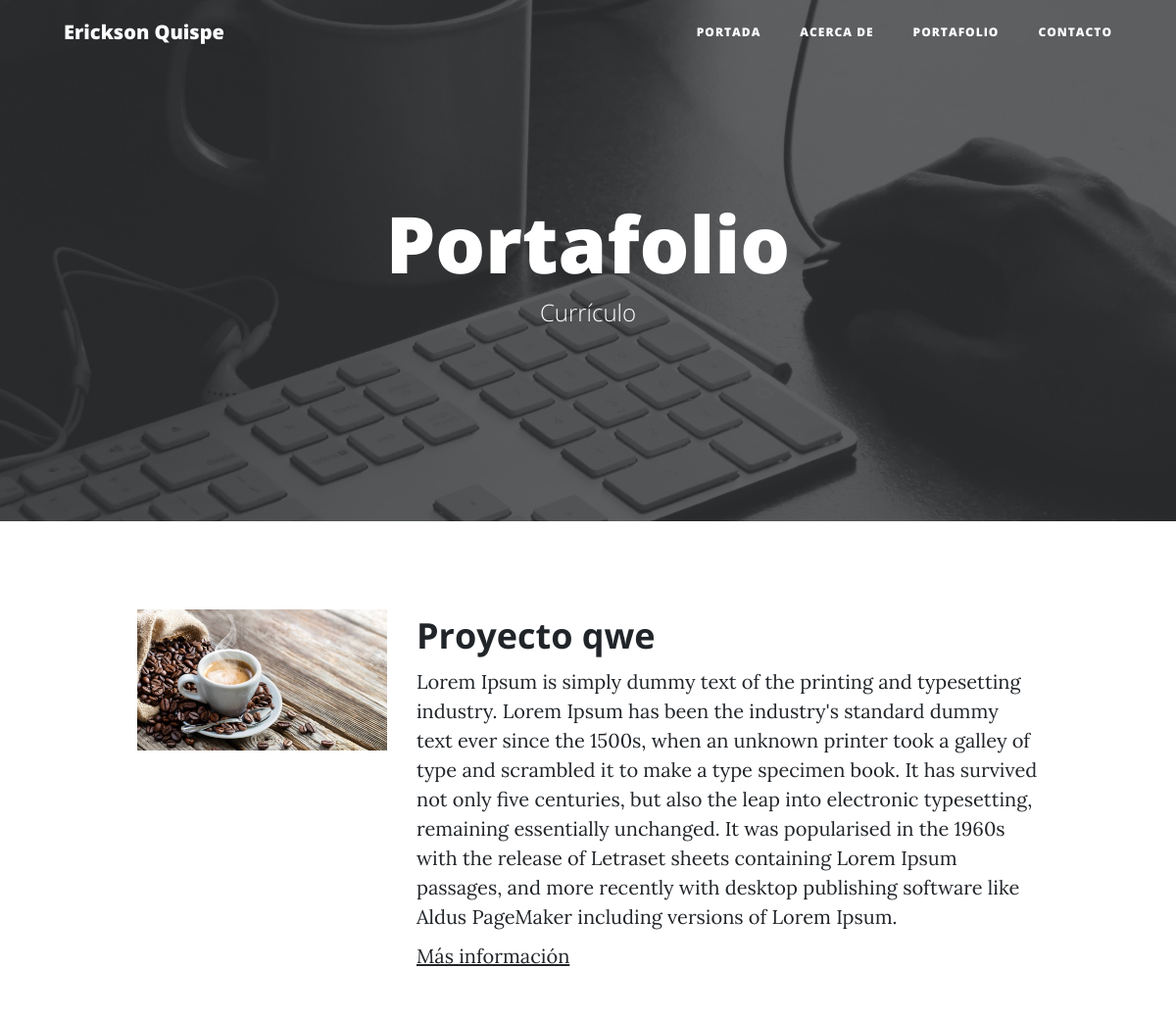
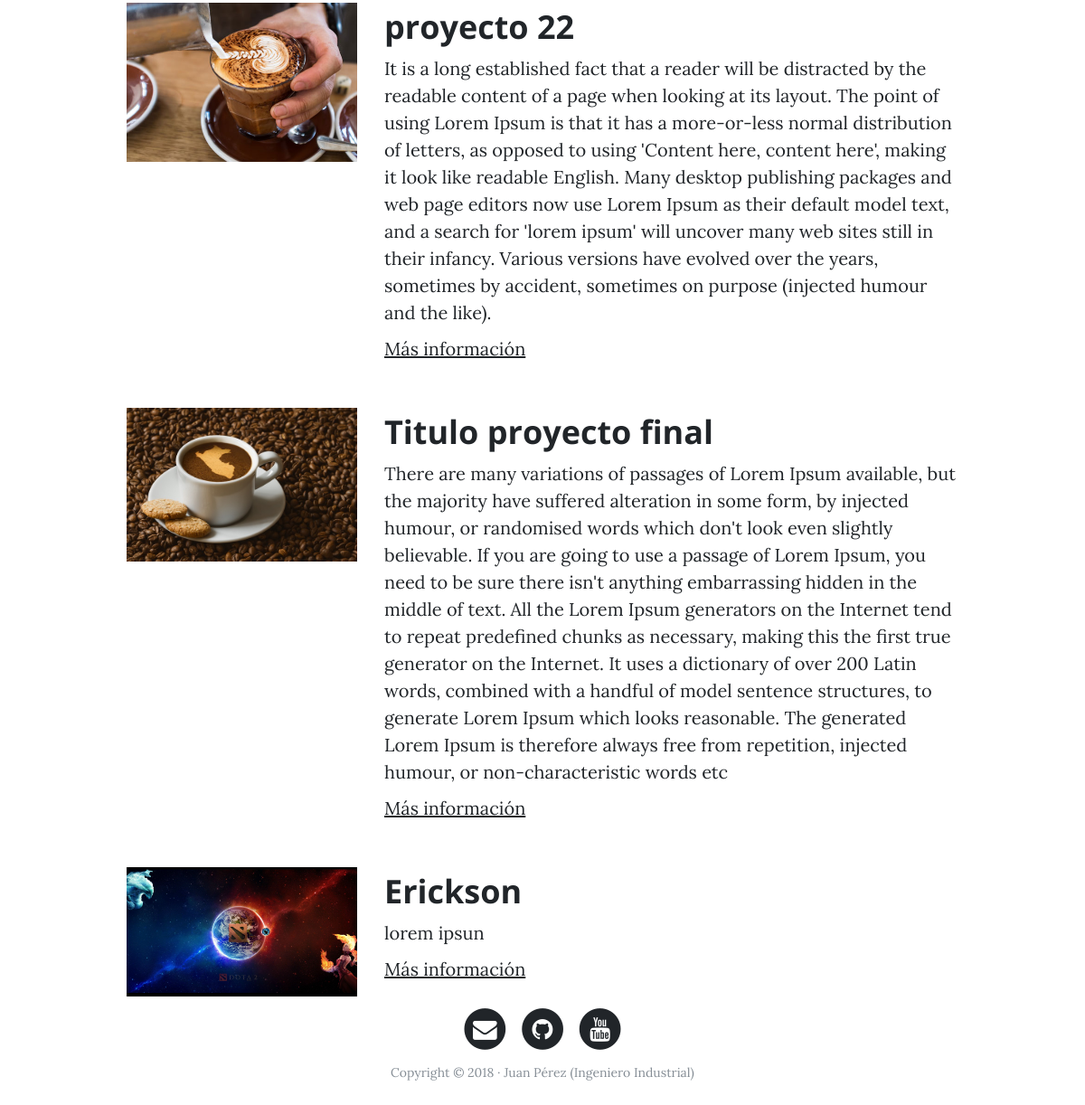
The app's page /portfolio with its own data (2 pictures, top to bottom).
### portafolio/models.py (models this page shows, shortened)
class Project(models.Model):
	titulo=models.CharField(max_length=30)
	descripcion=models.TextField()
	imagen=models.ImageField(upload_to='proyectos')
	link=models.URLField(null=True,blank=True)
	create=models.DateTimeField(auto_now_add=True,verbose_name='Fecha de Creación')
	update=models.DateTimeField(auto_now=True,verbose_name='Fecha de Actualización')

### portafolio/views.py (the view)
# urls.py: path('portfolio',portafolio_views.portafolio, name='portfolio'),
def portafolio(request):
	proyectos=Project.objects.all()
	return render(request,"core/portfolio.html",{'proyectos':proyectos})

### core/templates/core/portfolio.html (shortened to what this page needs)
  {% extends "core/base.html" %}
  {% load static %}
  {% block bgimagen %}{% static 'core/img/home-bg.jpg' %}{% endblock %}
  {% block header %}
    <h1>Portafolio</h1>
	<span class="subheading">Currículo</span>
  {% endblock header %}
  {% block content %}
	    <div class="container">
	    {% for proyecto in proyectos %}
	      <div class="row project">
	      	<div class="col-lg-3 col-md-4 offset-lg-1">
			      <img class="img-fluid" src="{{proyecto.imagen.url}}" alt="">
	      	</div>
	        <div class="col-lg-7 col-md-8">
	      		<h2 class="section-heading title">{{proyecto.titulo}}</h2>
	          <p>{{proyecto.descripcion}}</p>
	          <p><a href="http://google.com">Más información</a></p>
	      	</div>
	      </div>
	     {% endfor %}
		</div>
{% endblock content %}

### records on screen
Project: imagen (picture), titulo "Proyecto qwe", descripcion "Lorem Ipsum is simply dummy text of the printing and typesetting industry. Lorem Ipsum has been the industry's standard dummy text ever since the 1500s, when an unknown printer took a galley of type and scrambled it to make a type specimen book. It has survived not only five centuries, but also the leap into electronic typesetting, remaining essentially unchanged. It was popularised in the 1960s with the release of Letraset sheets containing Lorem Ipsum passages, and more recently with desktop publishing software like Aldus PageMaker including versions of Lorem Ipsum."
Project: imagen (picture), titulo "proyecto 22", descripcion "It is a long established fact that a reader will be distracted by the readable content of a page when looking at its layout. The point of using Lorem Ipsum is that it has a more-or-less normal distribution of letters, as opposed to using 'Content here, content here', making it look like readable English. Many desktop publishing packages and web page editors now use Lorem Ipsum as their default model text, and a search for 'lorem ipsum' will uncover many web sites still in their infancy. Various versions have evolved over the years, sometimes by accident, sometimes on purpose (injected humour and the like)."
Project: imagen (picture), titulo "Titulo proyecto final", descripcion "There are many variations of passages of Lorem Ipsum available, but the majority have suffered alteration in some form, by injected humour, or randomised words which don't look even slightly believable. If you are going to use a passage of Lorem Ipsum, you need to be sure there isn't anything embarrassing hidden in the middle of text. All the Lorem Ipsum generators on the Internet tend to repeat predefined chunks as necessary, making this the first true generator on the Internet. It uses a dictionary of over 200 Latin words, combined with a handful of model sentence structures, to generate Lorem Ipsum which looks reasonable. The generated Lorem Ipsum is therefore always free from…"
Project: imagen (picture), titulo "Erickson", descripcion "lorem ipsun"
